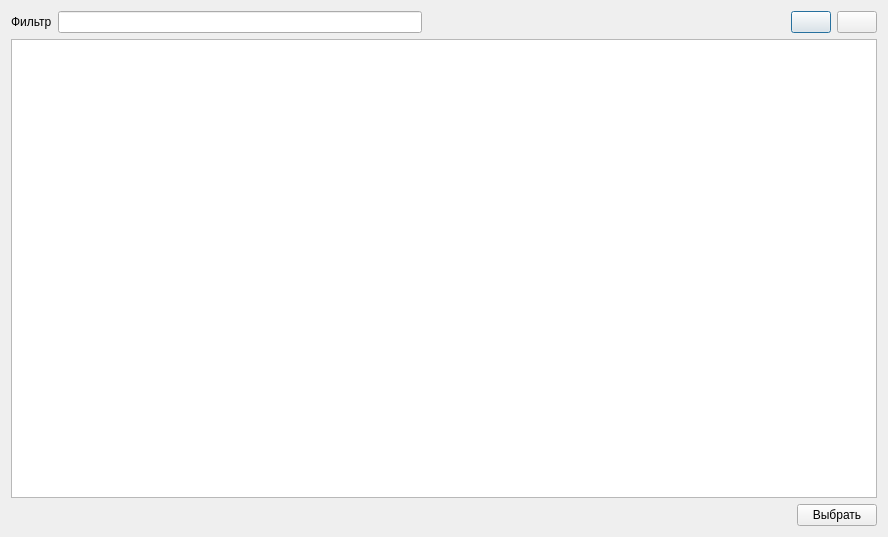
<?xml version="1.0" encoding="UTF-8"?>
<ui version="4.0">
 <class>ClientsDialog</class>
 <widget class="QDialog" name="ClientsDialog">
  <property name="geometry">
   <rect>
    <x>0</x>
    <y>0</y>
    <width>888</width>
    <height>537</height>
   </rect>
  </property>
  <property name="windowTitle">
   <string>Клиенты</string>
  </property>
  <layout class="QVBoxLayout" name="verticalLayout">
   <item>
    <layout class="QHBoxLayout" name="horizontalLayout">
     <item>
      <widget class="QLabel" name="filterLabel">
       <property name="text">
        <string>Фильтр</string>
       </property>
      </widget>
     </item>
     <item>
      <widget class="QLineEdit" name="filterLineEdit">
       <property name="clearButtonEnabled">
        <bool>true</bool>
       </property>
      </widget>
     </item>
     <item>
      <spacer name="horizontalSpacer">
       <property name="orientation">
        <enum>Qt::Horizontal</enum>
       </property>
       <property name="sizeHint" stdset="0">
        <size>
         <width>40</width>
         <height>20</height>
        </size>
       </property>
      </spacer>
     </item>
     <item>
      <widget class="QPushButton" name="newclientPushButton">
       <property name="statusTip">
        <string>Создать клиента</string>
       </property>
       <property name="text">
        <string/>
       </property>
       <property name="icon">
        <iconset resource="kcrm.qrc">
         <normaloff>:/images/DocumentAdd.png</normaloff>:/images/DocumentAdd.png</iconset>
       </property>
      </widget>
     </item>
     <item>
      <widget class="QPushButton" name="editPushButton">
       <property name="text">
        <string/>
       </property>
       <property name="icon">
        <iconset resource="kcrm.qrc">
         <normaloff>:/images/edit.png</normaloff>:/images/edit.png</iconset>
       </property>
      </widget>
     </item>
    </layout>
   </item>
   <item>
    <widget class="QTableView" name="clientsTableView">
     <property name="selectionBehavior">
      <enum>QAbstractItemView::SelectRows</enum>
     </property>
     <property name="verticalScrollMode">
      <enum>QAbstractItemView::ScrollPerPixel</enum>
     </property>
     <property name="horizontalScrollMode">
      <enum>QAbstractItemView::ScrollPerPixel</enum>
     </property>
    </widget>
   </item>
   <item>
    <layout class="QHBoxLayout" name="horizontalLayout_2">
     <item>
      <spacer name="horizontalSpacer_2">
       <property name="orientation">
        <enum>Qt::Horizontal</enum>
       </property>
       <property name="sizeHint" stdset="0">
        <size>
         <width>40</width>
         <height>20</height>
        </size>
       </property>
      </spacer>
     </item>
     <item>
      <widget class="QPushButton" name="okPushButton">
       <property name="text">
        <string>Выбрать</string>
       </property>
      </widget>
     </item>
    </layout>
   </item>
  </layout>
 </widget>
 <resources>
  <include location="kcrm.qrc"/>
 </resources>
 <connections/>
</ui>
